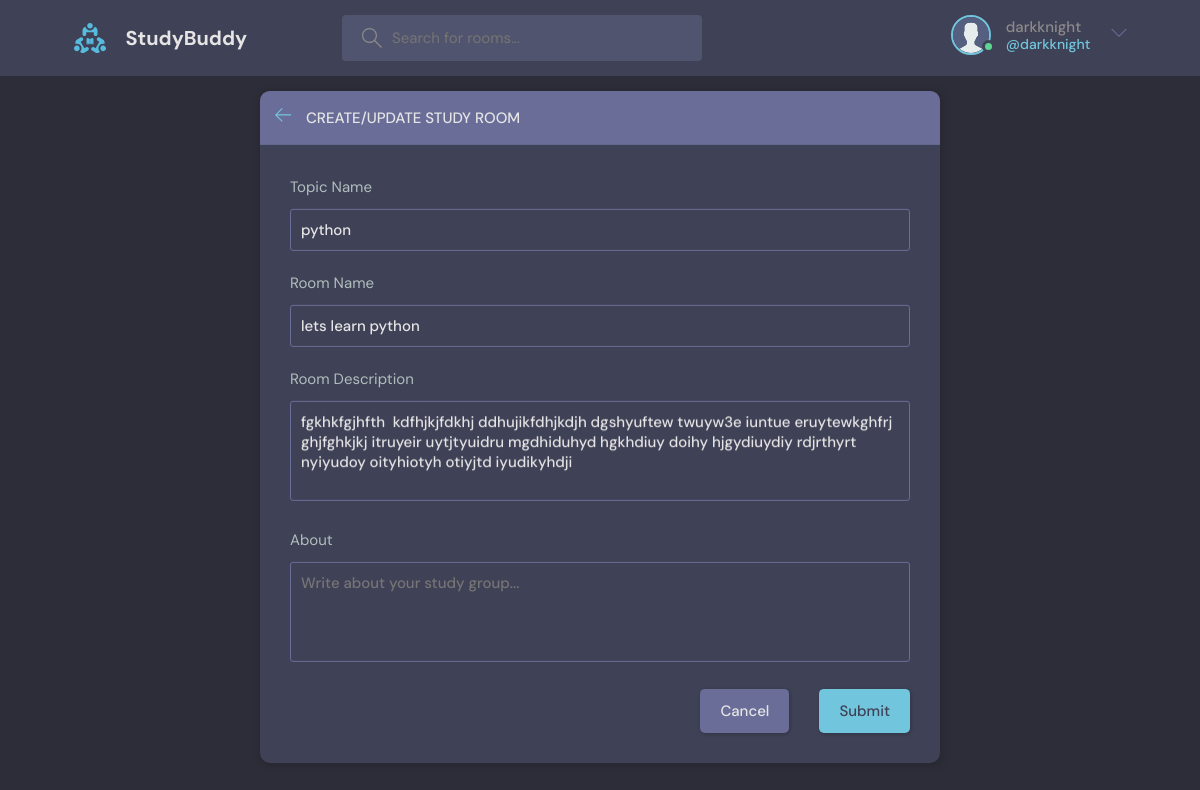
The app's page /update-room/1/ (signed in) with its own data.
### base/models.py (models this page shows, shortened)
class User(AbstractUser):
    name = models.CharField(max_length=200 , null=True)
    email = models.EmailField(unique=True , null=True)
    bio = models.TextField(null=True)
    avatar = models.ImageField(null=True, default='avatar.svg')
    USERNAME_FIELD = 'email'
    REQUIRED_FIELDS = []

class Room(models.Model):           #room child of topic
    host = models.ForeignKey(User, on_delete=models.SET_NULL, null=True)
    topic = models.ForeignKey(Topic, on_delete=models.SET_NULL, null=True)     #set_null doesnt delete the entire data and just sets the data as null in the database  which can later be changed      #here we need only Topic as the clss Topic is defined above Room but if it is defined below room then topic should be called as a string as 'Topic'
    name = models.CharField(max_length=200)
    description = models.TextField(null=True, blank=True)
    participants = models.ManyToManyField(User, related_name='participants' , blank=True)
    updated = models.DateTimeField(auto_now=True)
    created = models.DateTimeField(auto_now_add=True)
    class Meta:
        ordering = ['-updated','-created']          # - shows that the order is reversed

class Topic(models.Model):              #room is a  child of a topic
    name = models.CharField(max_length=200)
    def __str__(self):
        return  self.name

### base/views.py (the view, shortened to what this page needs)
# urls.py: path('update-room/<str:pk>/',views.updateRoom, name="update-room"),
@login_required(login_url='login')
def updateRoom(request,pk):
    room = Room.objects.get(id=pk)
    form=RoomForm(instance=room)
    topics = Topic.objects.all()
    if request.user != room.host:                   #restrictions are placed so that only the user wwho created the room can update it
        return HttpResponse('you are not allowed here!! ')
    context = {'form':form, 'topics': topics , 'room': room}
    return render(request, 'base/room_form.html', context)

### base/forms.py
class RoomForm(ModelForm):
    class Meta:
        model = Room
        fields = '__all__'
        exclude = ['host', 'participants']

### base/templates/base/room_form.html (shortened to what this page needs)
{% extends 'main.html' %}
{% block content %}
  <main class="create-room layout">
    <div class="container">
      <div class="layout__box">
        <div class="layout__boxHeader">
          <div class="layout__boxTitle">
            <a href="{% url 'home' %}">
              <svg version="1.1" xmlns="http://www.w3.org/2000/svg" width="32" height="32" viewBox="0 0 32 32">
                <title>arrow-left</title>
                <path
                  d="M13.723 2.286l-13.723 13.714 13.719 13.714 1.616-1.611-10.96-10.96h27.625v-2.286h-27.625l10.965-10.965-1.616-1.607z">
                </path>
              </svg>
            </a>
            <h3>Create/Update Study Room</h3>
          </div>
        </div>
        <div class="layout__body">
          <form class="form" action="" method="POST">
            <div class="form__group">
              <label for="room_topic">Topic Name </label>
              <input required type="text" name="topic" value="{{room.topic.name}}" list="topic-list" />
            </div>
            <div class="form__group">
              <label for="room_name">Room Name </label>
              {{form.name}}
            </div>
            <div class="form__group">
              <label for="room_description">Room Description </label>
              {{form.description}}
            </div>
            <div class="form__group">
              <label for="room_about">About</label>
              <textarea name="room_about" id="room_about" placeholder="Write about your study group..."></textarea>
            </div>
            <div class="form__action">
              <a class="btn btn--dark" href="index.html">Cancel</a>
              <button class="btn btn--main" type="submit">Submit</button>
            </div>
          </form>
        </div>
      </div>
    </div>
  </main>
{% endblock %}

### templates/navbar.html (shortened to what this page needs)
{% load static %}
<header class="header header--loggedIn">
    <div class="container">
      <a href="{% url 'home' %}" class="header__logo">
        <img src="{% static 'images/logo.svg' %}" />
        <h1>StudyBuddy</h1>
      </a>
      <form class="header__search" method="GET" action="{% url 'home' %}">
        <label>
          <input name="q" placeholder="Search for rooms..." />
        </label>
      </form>
      <nav class="header__menu">
        {% if request.user.is_authenticated %}
        <div class="header__user">
          <a href="{% url 'user-profile' request.user.id %}">
            <div class="avatar avatar--medium active">
              <img src="{{request.user.avatar.url}}" />
            </div>
            <p>{{request.user.username}}<span>@{{request.user.username}}</span></p>
          </a>
          <button class="dropdown-button">
            <svg version="1.1" xmlns="http://www.w3.org/2000/svg" width="32" height="32" viewBox="0 0 32 32">
              <title>chevron-down</title>
              <path d="M16 21l-13-13h-3l16 16 16-16h-3l-13 13z"></path>
            </svg>
          </button>
        </div>
        {% else %}
        <a href="{% url 'login' %}">
          <img src="{% static 'images/avatar.svg' %}" />
          <p>Login</p>
        </a>
        {% endif %}
      </nav>
    </div>
  </header>

### records on screen
User: user.avatar (placeholder picture), user.username "darkknight"
Room: topic "python", name "lets learn python", description "fgkhkfgjhfth kdfhjkjfdkhj ddhujikfdhjkdjh dgshyuftew twuyw3e iuntue eruytewkghfrj ghjfghkjkj itruyeir uytjtyuidru mgdhiduhyd hgkhdiuy doihy hjgydiuydiy rdjrthyrt nyiyudoy oityhiotyh otiyjtd iyudikyhdji"
